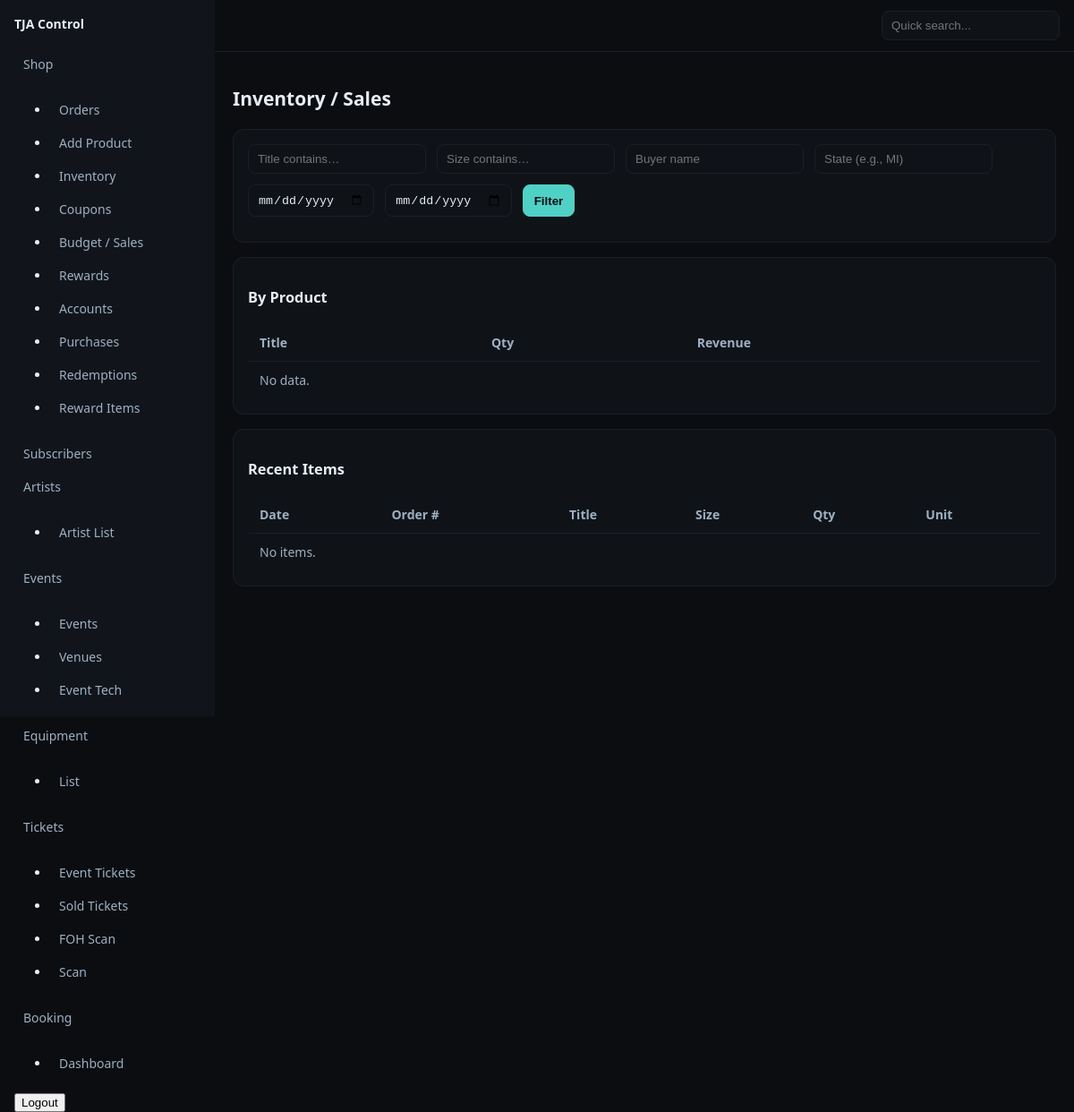
Before: /control/shop/products/inventory/ (signed in) with the older database file.
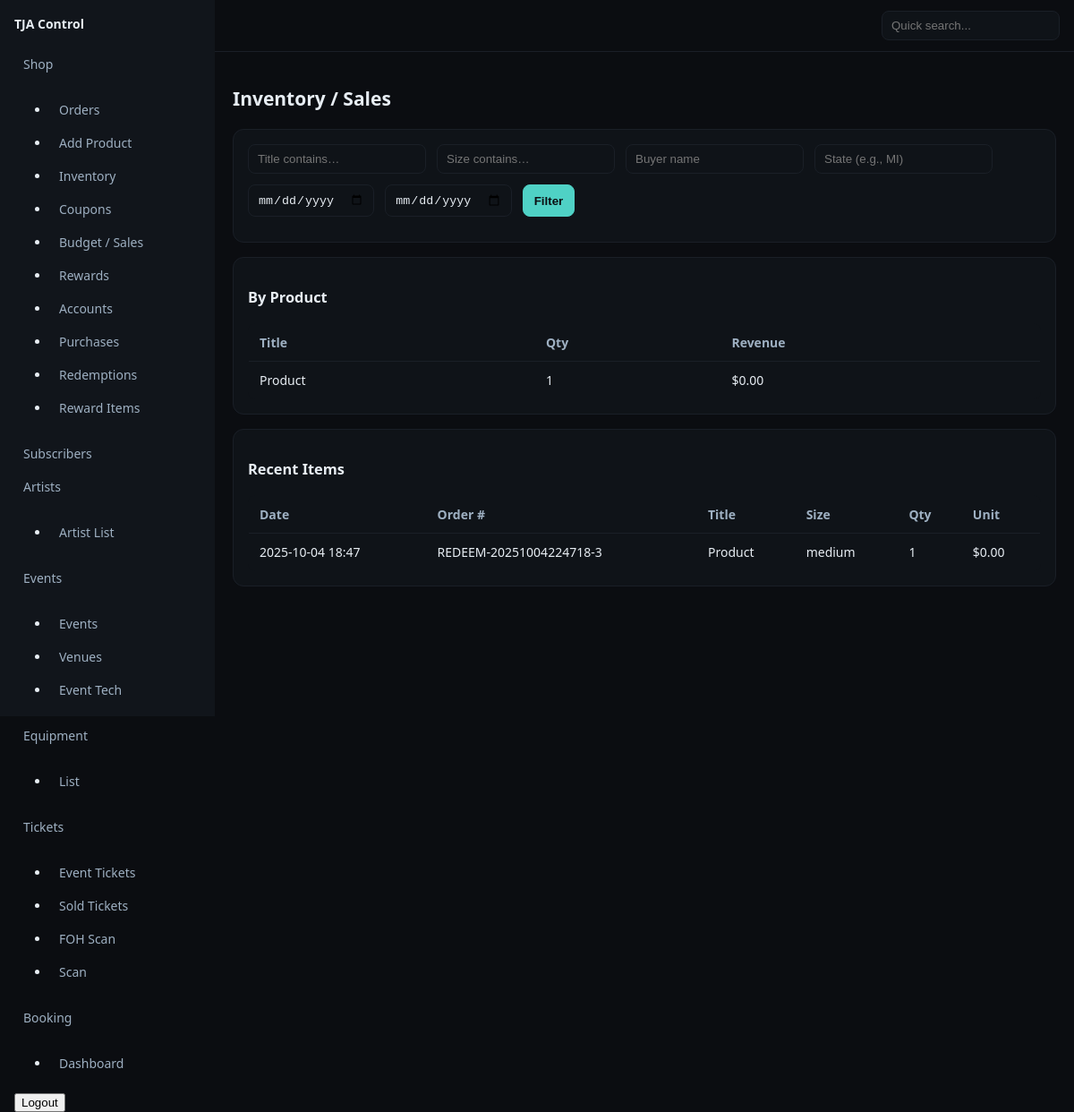
After: the same page with the newer database file.
### shop/models.py (models this page shows, shortened)
class OrderItem(models.Model):
    order = models.ForeignKey(Order, on_delete=models.CASCADE, related_name="items")
    product = models.ForeignKey(Product, on_delete=models.PROTECT)  # protect so we keep history
    title_snapshot = models.CharField(max_length=200)               # snapshot title at purchase time
    price_cents_snapshot = models.PositiveIntegerField()            # snapshot price
    qty = models.PositiveIntegerField(default=1)
    variant = models.ForeignKey(ProductVariant, null=True, blank=True, on_delete=models.SET_NULL)
    size = models.CharField(max_length=8, blank=True) # snapshot for variant label

class Order(models.Model):
    STATUS_CHOICES = [
        ("created", "Created"),
        ("pending", "Pending"),
        ("fulfilled", "Fulfilled"),
        ("paid", "Paid"),
        ("failed", "Failed"),
        ("refunded", "Refunded"),
        ("canceled", "Canceled"),
        ("shipped", "Shipped"),
    ]
    user = models.ForeignKey(User, null=True, blank=True, on_delete=models.SET_NULL, related_name="orders")
    email = models.EmailField(blank=True)
    status = models.CharField(max_length=20, choices=STATUS_CHOICES, default="pending")
    number = models.CharField(max_length=20, blank=True, db_index=True)  # e.g., TJA-000123
    subtotal_cents = models.PositiveIntegerField(default=0)
    shipping_cents = models.PositiveIntegerField(default=0)
    tax_cents = models.PositiveIntegerField(default=0)
    total_cents = models.PositiveIntegerField(default=0)
    shipping_method = models.CharField(max_length=40, blank=True)
    ship_to_name = models.CharField(max_length=120, blank=True)
    ship_to_state = models.CharField(max_length=10, blank=True)
    ship_to_city = models.CharField(max_length=120, blank=True)
    ship_to_addr1 = models.CharField(max_length=200, blank=True)
    ship_to_postal = models.CharField(max_length=20, blank=True)
    payment_provider = models.CharField(max_length=20, default="stripe")
    provider_session_id = models.CharField(max_length=120, blank=True)   # Stripe Checkout session id
    provider_payment_intent = models.CharField(max_length=120, blank=True)
    created_at = models.DateTimeField(auto_now_add=True)
    paid_at = models.DateTimeField(null=True, blank=True)
    shipped_at = models.DateTimeField(null=True, blank=True)

### shop/views.py (the view)
# urls.py: path("products/inventory/", views.inventory_report, name="inventory"),
@is_super
def inventory_report(request):
    title = request.GET.get("title", "").strip()
    size = request.GET.get("size", "").strip()
    buyer = request.GET.get("buyer", "").strip()
    state = request.GET.get("state", "").strip()
    date_from = request.GET.get("from", "").strip()
    date_to = request.GET.get("to", "").strip()
    items = (OrderItem.objects
        .select_related("order", "product")
        .filter(order__status="paid")
        .order_by("-order__created_at"))
    if title:
        items = items.filter(title_snapshot__icontains=title)
    if size:
        items = items.filter(size__icontains=size)
    if buyer:
        items = items.filter(order__ship_to_name__icontains=buyer)
    if state:
        items = items.filter(order__ship_to_state__iexact=state)
    if date_from:
        items = items.filter(order__created_at__date__gte=date_from)
    if date_to:
        items = items.filter(order__created_at__date__lte=date_to)
    items_with_total = items.annotate(
        line_total=ExpressionWrapper(
            F("qty") * F("price_cents_snapshot"),
            output_field=BigIntegerField()
        )
    )
    by_product = (
        items_with_total
        .values("title_snapshot")
        .annotate(
            qty=Sum("qty"),
            revenue=Sum("line_total")
        )
        .order_by("-revenue")
    )
    return render(request, "shop/inventory.html", {
        "items": items[:500],
        "by_product": by_product,
        "q": {"title": title, "size": size, "buyer": buyer, "state": state,
              "from": date_from, "to": date_to}
    })

### pages/templatetags/shop_extras.py (called while the page is built)
@register.filter
def money(cents):
    try:
        return f"${(int(cents)/100):.2f}"
    except Exception:
        return "$0.00"

### templates/shop/inventory.html (shortened to what this page needs)
{% extends 'controlpanel/dashboard.html' %}
{% load static shop_extras %}
{% block content %}
<h1>Inventory / Sales</h1>
<form method="get" class="card">
  <div class="form-row">
    <input class="input" name="title" placeholder="Title contains…" value="{{ q.title }}">
    <input class="input" name="size" placeholder="Size contains…" value="{{ q.size }}">
    <input class="input" name="buyer" placeholder="Buyer name" value="{{ q.buyer }}">
    <input class="input" name="state" placeholder="State (e.g., MI)" value="{{ q.state }}">
  </div>
  <div class="form-row">
    <input class="input" type="date" name="from" value="{{ q.from }}">
    <input class="input" type="date" name="to" value="{{ q.to }}">
    <button class="btn primary">Filter</button>
  </div>
</form>
<div class="card">
  <h3>By Product</h3>
  <table class="table">
    <thead><tr><th>Title</th><th>Qty</th><th>Revenue</th></tr></thead>
    <tbody>
      {% for row in by_product %}
        <tr>
          <td>{{ row.title_snapshot }}</td>
          <td>{{ row.qty }}</td>
          <td>{{ row.revenue|money }}</td>
        </tr>
      {% empty %}
        <tr><td colspan="3" class="muted">No data.</td></tr>
      {% endfor %}
    </tbody>
  </table>
</div>
<div class="card">
  <h3>Recent Items</h3>
  <table class="table">
    <thead><tr><th>Date</th><th>Order #</th><th>Title</th><th>Size</th><th>Qty</th><th>Unit</th></tr></thead>
    <tbody>
      {% for it in items %}
        <tr>
          <td>{{ it.order.created_at|date:"Y-m-d H:i" }}</td>
          <td>{% if it.order.number%}<a href="{% url 'control:shop:order_detail' it.order.number %}">{{ it.order.number }}</a>{% endif %}</td>
          <td>{{ it.title_snapshot }}</td>
          <td>{{ it.size }}</td>
          <td>{{ it.qty }}</td>
          <td>{{ it.price_cents_snapshot|money }}</td>
        </tr>
      {% empty %}
        <tr><td colspan="6" class="muted">No items.</td></tr>
      {% endfor %}
    </tbody>
  </table>
</div>
{% endblock %}

Changed rows visible on the page:
added OrderItem: order.created_at "2025-10-04 18:47", order.number "REDEEM-20251004224718-3", title_snapshot "Product", size "medium", qty "1", price_cents_snapshot "$0.00"
Other visible differences:
new list line: "Product 1 $0.00"
text no longer shown: "No data. No items."
